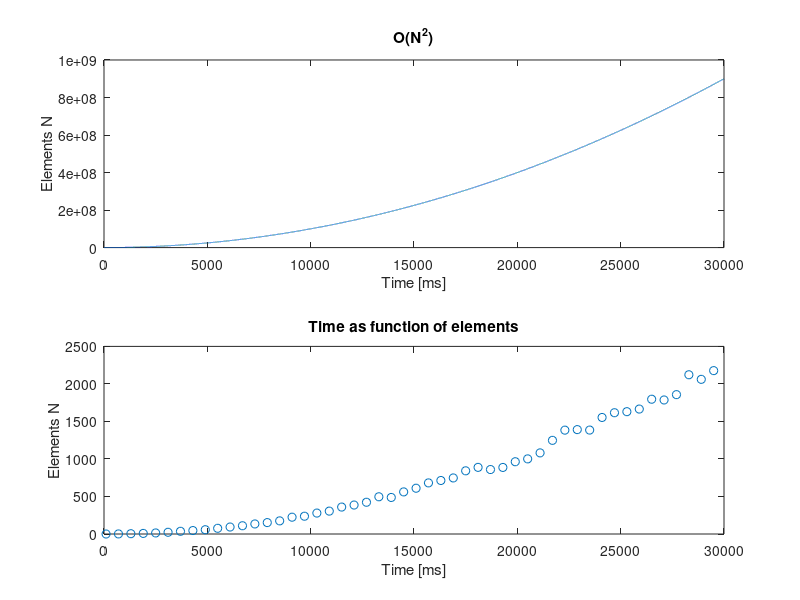
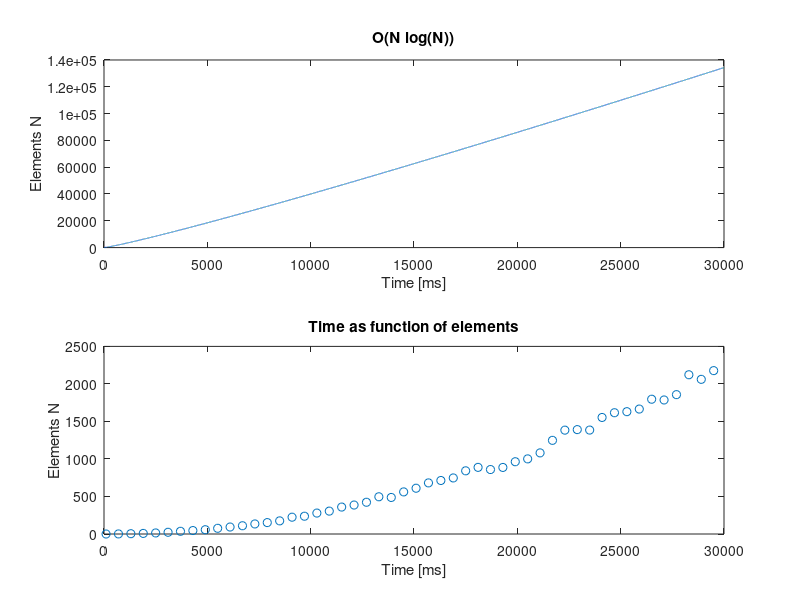

The MATLAB source for these figures, in order:
%% ADA port4 
% Load plot
clear;
clc;
%% A)
maxNo=30000;

load example.txt;
x = example(:,2);
y = example(:,1);

n = (1:maxNo);
yy=power(n,2);

figure(1)
subplot(2,1,1)
plot(n,yy)   %plot 1
xlabel('Time [ms]');
ylabel('Elements N');
title('O(N^2)');


subplot(2,1,2)
plot(y,x,'o');
xlabel('Time [ms]');
ylabel('Elements N');
title('Time as function of elements');

%% B)
clear;
clc;
maxNo=30000;

load example.txt;
x1 = example(:,2);
y1 = example(:,1);

n1 = (1:maxNo);
yy1=times(n1,log10(n1));

figure(2)
subplot(2,1,1)
plot(n1,yy1)
xlabel('Time [ms]');
ylabel('Elements N');
title('O(N log(N))');


subplot(2,1,2)
plot(y1,x1,'o');
xlabel('Time [ms]');
ylabel('Elements N');
title('Time as function of elements');


